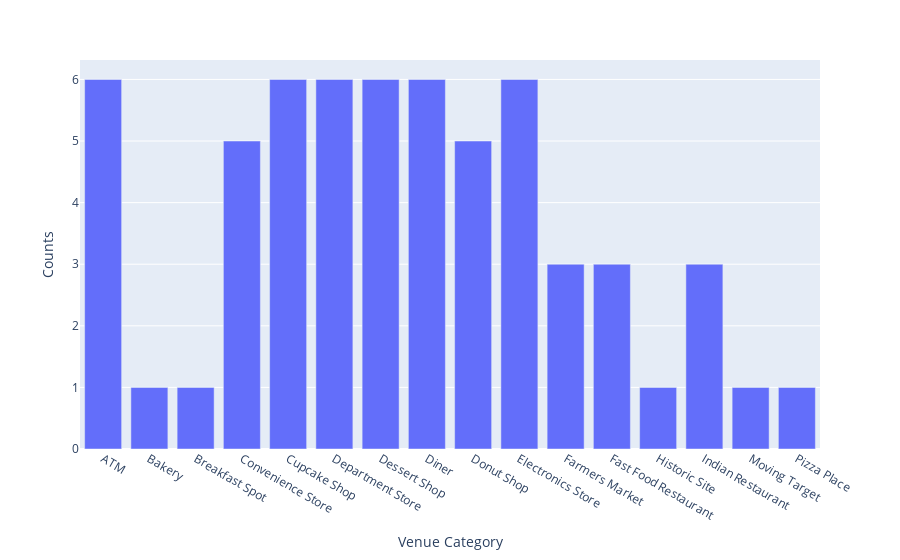

Notebook code for this chart:
### Code cell
ser = pd.Series() 
temp_c = cluster3.drop('Neighborhood', 1)
for c in temp_c.columns:
    temp = temp_c[c].value_counts()
    ser = ser.append(temp)
bar_cluster3 = ser.to_frame()
bar_cluster3.reset_index(inplace = True)
bar_cluster3.columns = ['Venue','Counts']
bar_cluster3 = bar_cluster3.groupby('Venue').sum()
fig = px.bar(bar_cluster3, x=bar_cluster3.index, y='Counts', labels={'x':'Venue Category'})
fig.show()

### Figure 1 — Plotly figure (JSON) as saved in the notebook; plotly's stock layout.template omitted (floating-point values rounded to 4 significant figures)
{"data": [{"alignmentgroup": "True", "hoverlabel": {"namelength": 0}, "hovertemplate": "Venue Category=%{x}<br>Counts=%{y}", "legendgroup": "", "marker": {"color": "#636efa"}, "name": "", "offsetgroup": "", "orientation": "v", "showlegend": false, "textposition": "auto", "type": "bar", "x": ["ATM", "Bakery", "Breakfast Spot", "Convenience Store", "Cupcake Shop", "Department Store", "Dessert Shop", "Diner", "Donut Shop", "Electronics Store", "Farmers Market", "Fast Food Restaurant", "Historic Site", "Indian Restaurant", "Moving Target", "Pizza Place"], "xaxis": "x", "y": [6, 1, 1, 5, 6, 6, 6, 6, 5, 6, 3, 3, 1, 3, 1, 1], "yaxis": "y"}], "layout": {"barmode": "relative", "legend": {"tracegroupgap": 0}, "margin": {"t": 60}, "xaxis": {"anchor": "y", "domain": [0, 1], "title": {"text": "Venue Category"}}, "yaxis": {"anchor": "x", "domain": [0, 1], "title": {"text": "Counts"}}}}
